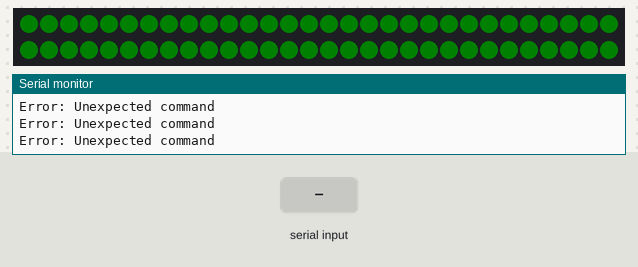
Bench run of a sketch on a simulated Arduino Uno, built with avr-gcc and run on an emulated ATmega328P. Shown: 60 RGB LEDs in strip order, left to right, continuing on the next row, the last lines printed to the serial monitor. The test bench sets the inputs (shaded band). Dim RGB values are drawn brighter than linear; colours are those a GRB WS2812 strip shows for the declared byte order.

Above: at 1.3 s.
1.4 s: "i" received over Serial
At 1.95 s:
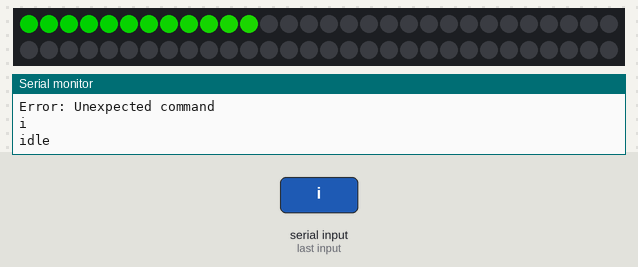
4.2 s: byte 111 ('o') received over Serial
At 5.1 s:
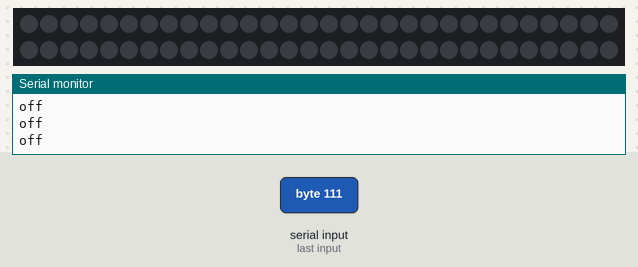
5.9 s: byte 121 ('y') received over Serial
At 6.36 s:
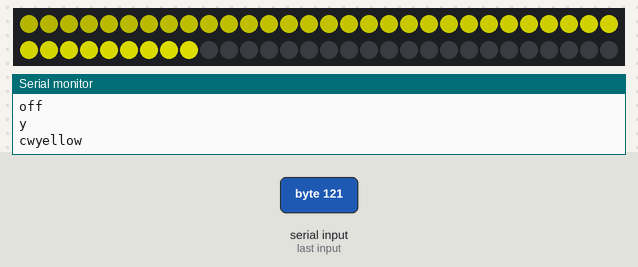
8.3 s: "p" received over Serial
At 9.08 s:
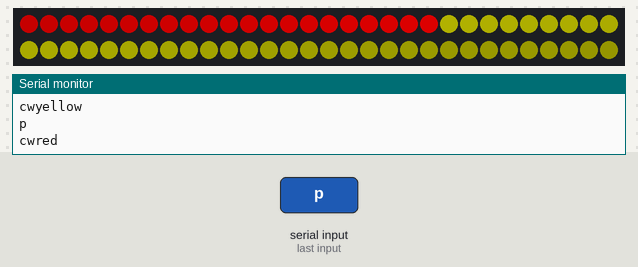
11.3 s: "u" received over Serial
At 11.8 s:
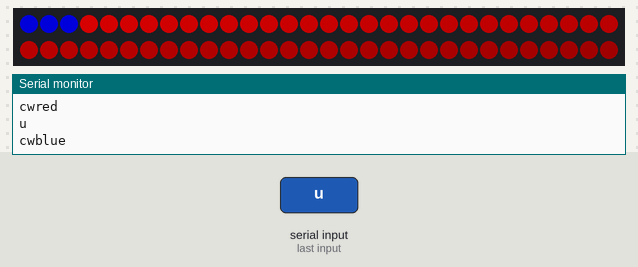
14.0 s: "c" received over Serial
At 14.55 s:
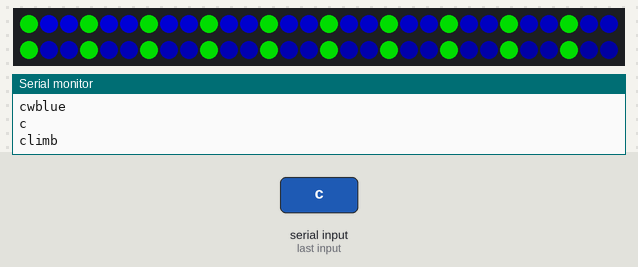
Timing chart, 0 to 17.0 s (numbered marks = the images above; inputs shaded):
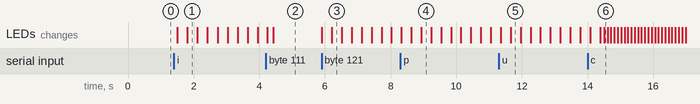

Measured:
- after the input at 1.4 s, the LEDs: first change after 0.10 s (image 1 shows a later state)
- after the input at 4.2 s, the LEDs: first differ from a run without the input after 0.23 s (image 2)
- after the input at 5.9 s, the LEDs: first change at once (image 3 shows a later state)
- after the input at 8.3 s, the LEDs: first differ from a run without the input after 0.64 s (image 4)
- after the input at 11.3 s, the LEDs: first differ from a run without the input after 0.36 s (image 5)
- after the input at 14.0 s, the LEDs: first differ from a run without the input after 0.51 s (image 6)

The sketch:

led_controller_v3.ino
```cpp
#include <FastLED.h>
#define NUM_LEDS 60
#define DATA_PIN 7


CRGB leds[NUM_LEDS];


char newData;


void setup() {
  Serial.begin(9600);
  Serial.flush();
  LEDS.addLeds<WS2812, DATA_PIN, RGB>(leds, NUM_LEDS);
  LEDS.setBrightness(150);
  colorSet(10, 0, 0);
}

void loop() {
  if (Serial.available() > 0) {
    newData = Serial.read();
    Serial.flush();
    Serial.println(newData);
  }
  ledSwitch();
  delay(1);
}

void ledSwitch() {
  switch (newData) {
    case 'd':
      Serial.println("disabled");
      disabled();
      break;
    case 'i':
      Serial.println("idle");
      idle(25);
      break;
    case 's':
      Serial.println("shoot");
      shoot();
      break;
    case 'c':
      Serial.println("climb");
      climb();
      break;
    case 'r':
      Serial.println("red");
      colorSet(0, 255, 0);
      break;
    case 'g':
      Serial.println("green");
      colorSet(255, 0, 0);
      break;
    case 'b':
      Serial.println("blue");
      colorSet(0, 0, 255);
      break;
    case 'p':
      Serial.println("cwred");
      cwSet(0, 255, 0);
      break;
    case 't':
      Serial.println("cwgreen");
      cwSet(255, 0, 0);
      break;
    case 'u':
      Serial.println("cwblue");
      cwSet(0, 0, 255);
      break;
    case 'y':
      Serial.println("cwyellow");
      cwSet(255, 255, 0);
      break;
    case 'o':
      turnOff();
      Serial.println("off");
      fadeall();
      FastLED.show();
      break;
    default:
      Serial.println("Error: Unexpected command");
  }
}

void fadeall() {
  for (int i = 0; i < NUM_LEDS; i++) {
    leds[i].nscale8(250);
  }
}

void idle(char speed) {
  static uint8_t hue = 0;
  for (int i = 0; i < NUM_LEDS; i++) {
    leds[i] = CHSV(hue++, 255, 255);
    FastLED.show();
    fadeall();
    delay(speed);
  }
  for (int i = (NUM_LEDS) - 1; i >= 0; i--) {
    leds[i] = CHSV(hue++, 255, 255);
    FastLED.show();
    fadeall();
    delay(15);
  }
}

void turnOff() {
  static uint8_t hue = 0;
  for (int i = (NUM_LEDS) - 1; i >= 0; i--) {
    leds[i] = CHSV(0, 0, 0);
    FastLED.show();
    fadeall();
  }
}


void cwSet(char r, char g, char b) {
  static uint8_t hue = 0;
  for (int i = 0; i < NUM_LEDS; i++) {
    leds[i] = CRGB(r, g, b);
    FastLED.show();
    fadeall();
    delay(5);
  }
  for (int i = (NUM_LEDS) - 1; i >= 0; i--) {
    leds[i] = CRGB(r, g, b);
    FastLED.show();
    fadeall();
    delay(5);
  }
}

void shoot() {
  static uint8_t hue = 0;
  for (int i = 0; i < NUM_LEDS; i++) {
    leds[i] = CRGB(255, 0, 0);
    FastLED.show();
    fadeall();
    delay(4);
  }
}


void climb() {
  for (int j = 0; j < 1; j++) {
    for (int q = 0; q < 3; q++) {
      for (int i = 0; i < NUM_LEDS; i = i + 3) {
        int pos = i + q;
        leds[pos].setRGB(255, 0, 0);
      }
      FastLED.show();
      delay(100);
      for (int i = 0; i < NUM_LEDS; i = i + 3) {
        leds[i + q] = CRGB::Black;
      }
    }
  }
}

void colorSet(char r, char g, char b) {
  for (int i = 0; i < NUM_LEDS; i++) {
    leds[i].setRGB(r, g, b);
    FastLED.show();
  }
}

void disabled() {

}
```
